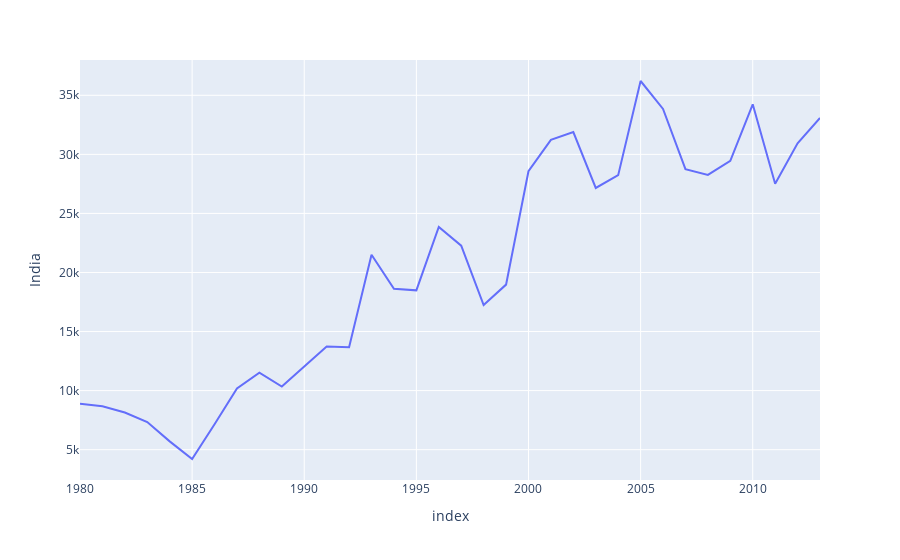

This figure's notebook cell:
### Code cell
fig = px.line(data_frame=ic, x=ic.index, y='India')
fig.show()

### Figure 1 — Plotly figure (JSON) as saved in the notebook; plotly's stock layout.template omitted (floating-point values rounded to 4 significant figures)
{"data": [{"hovertemplate": "index=%{x}<br>India=%{y}<extra></extra>", "legendgroup": "", "line": {"color": "#636efa", "dash": "solid"}, "marker": {"symbol": "circle"}, "mode": "lines", "name": "", "orientation": "v", "showlegend": false, "type": "scatter", "x": [1980, 1981, 1982, 1983, 1984, 1985, 1986, 1987, 1988, 1989, 1990, 1991, 1992, 1993, 1994, 1995, 1996, 1997, 1998, 1999, 2000, 2001, 2002, 2003, 2004, 2005, 2006, 2007, 2008, 2009, 2010, 2011, 2012, 2013], "xaxis": "x", "y": [8880, 8670, 8147, 7338, 5704, 4211, 7150, 10189, 11522, 10343, 12041, 13734, 13673, 21496, 18620, 18489, 23859, 22268, 17241, 18974, 28572, 31223, 31889, 27155, 28235, 36210, 33848, 28742, 28261, 29456, 34235, 27509, 30933, 33087], "yaxis": "y"}], "layout": {"legend": {"tracegroupgap": 0}, "margin": {"t": 60}, "xaxis": {"anchor": "y", "domain": [0, 1], "title": {"text": "index"}}, "yaxis": {"anchor": "x", "domain": [0, 1], "title": {"text": "India"}}}}
